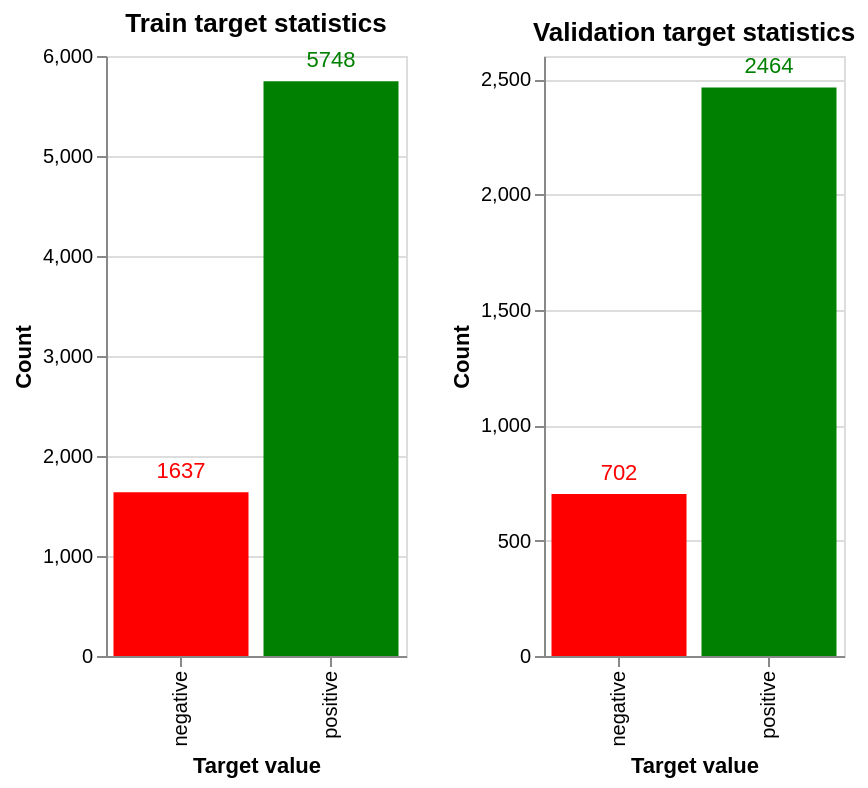

This figure's Vega-Lite source:
### Vega specification from a JSON file in a GitHub repository (floating-point values rounded to 4 significant figures)
{"$schema": "https://vega.github.io/schema/vega/v5.json", "background": "white", "padding": 5, "height": 300, "data": [{"name": "data-c2ca92692c6c098d5039138397e1b9a1", "values": [{"values": "negative", "counts": 1637}, {"values": "positive", "counts": 5748}]}, {"name": "data-98c5aa96621c0ac8fce499508155c3ed", "values": [{"values": "negative", "counts": 702}, {"values": "positive", "counts": 2464}]}, {"name": "data_0", "source": "data-c2ca92692c6c098d5039138397e1b9a1", "transform": [{"type": "filter", "expr": "isValid(datum[\"counts\"]) && isFinite(+datum[\"counts\"])"}]}, {"name": "data_1", "source": "data-98c5aa96621c0ac8fce499508155c3ed", "transform": [{"type": "filter", "expr": "isValid(datum[\"counts\"]) && isFinite(+datum[\"counts\"])"}]}], "signals": [{"name": "childWidth", "value": 150}], "layout": {"padding": 20, "bounds": "full", "align": "each"}, "marks": [{"type": "group", "name": "concat_0_group", "title": {"text": "Train target statistics", "frame": "group"}, "style": "cell", "encode": {"update": {"width": {"signal": "childWidth"}, "height": {"signal": "height"}}}, "marks": [{"name": "concat_0_layer_0_marks", "type": "rect", "style": ["bar"], "from": {"data": "data_0"}, "encode": {"update": {"fill": [{"test": "(datum.values === 'positive')", "value": "green"}, {"value": "red"}], "ariaRoleDescription": {"value": "bar"}, "description": {"signal": "\"Target value: \" + (isValid(datum[\"values\"]) ? datum[\"values\"] : \"\"+datum[\"values\"]) + \"; Count: \" + (format(datum[\"counts\"], \"\"))"}, "x": {"scale": "concat_0_x", "field": "values"}, "width": {"scale": "concat_0_x", "band": 1}, "y": {"scale": "concat_0_y", "field": "counts"}, "y2": {"scale": "concat_0_y", "value": 0}}}}, {"name": "concat_0_layer_1_marks", "type": "text", "style": ["text"], "from": {"data": "data_0"}, "encode": {"update": {"dy": {"value": -10}, "fill": [{"test": "(datum.values === 'positive')", "value": "green"}, {"value": "red"}], "description": {"signal": "\"counts: \" + (format(datum[\"counts\"], \"\")) + \"; Target value: \" + (isValid(datum[\"values\"]) ? datum[\"values\"] : \"\"+datum[\"values\"]) + \"; Count: \" + (format(datum[\"counts\"], \"\"))"}, "x": {"scale": "concat_0_x", "field": "values", "band": 0.5}, "y": {"scale": "concat_0_y", "field": "counts"}, "text": {"signal": "format(datum[\"counts\"], \"\")"}, "align": {"value": "center"}, "baseline": {"value": "middle"}}}}], "axes": [{"scale": "concat_0_y", "orient": "left", "gridScale": "concat_0_x", "grid": true, "tickCount": {"signal": "ceil(height/40)"}, "domain": false, "labels": false, "aria": false, "maxExtent": 0, "minExtent": 0, "ticks": false, "zindex": 0}, {"scale": "concat_0_x", "orient": "bottom", "grid": false, "title": "Target value", "labelAlign": "right", "labelAngle": 270, "labelBaseline": "middle", "zindex": 0}, {"scale": "concat_0_y", "orient": "left", "grid": false, "title": "Count", "labelOverlap": true, "tickCount": {"signal": "ceil(height/40)"}, "zindex": 0}]}, {"type": "group", "name": "concat_1_group", "title": {"text": "Validation target statistics", "frame": "group"}, "style": "cell", "encode": {"update": {"width": {"signal": "childWidth"}, "height": {"signal": "height"}}}, "marks": [{"name": "concat_1_layer_0_marks", "type": "rect", "style": ["bar"], "from": {"data": "data_1"}, "encode": {"update": {"fill": [{"test": "(datum.values === 'positive')", "value": "green"}, {"value": "red"}], "ariaRoleDescription": {"value": "bar"}, "description": {"signal": "\"Target value: \" + (isValid(datum[\"values\"]) ? datum[\"values\"] : \"\"+datum[\"values\"]) + \"; Count: \" + (format(datum[\"counts\"], \"\"))"}, "x": {"scale": "concat_1_x", "field": "values"}, "width": {"scale": "concat_1_x", "band": 1}, "y": {"scale": "concat_1_y", "field": "counts"}, "y2": {"scale": "concat_1_y", "value": 0}}}}, {"name": "concat_1_layer_1_marks", "type": "text", "style": ["text"], "from": {"data": "data_1"}, "encode": {"update": {"dy": {"value": -10}, "fill": [{"test": "(datum.values === 'positive')", "value": "green"}, {"value": "red"}], "description": {"signal": "\"counts: \" + (format(datum[\"counts\"], \"\")) + \"; Target value: \" + (isValid(datum[\"values\"]) ? datum[\"values\"] : \"\"+datum[\"values\"]) + \"; Count: \" + (format(datum[\"counts\"], \"\"))"}, "x": {"scale": "concat_1_x", "field": "values", "band": 0.5}, "y": {"scale": "concat_1_y", "field": "counts"}, "text": {"signal": "format(datum[\"counts\"], \"\")"}, "align": {"value": "center"}, "baseline": {"value": "middle"}}}}], "axes": [{"scale": "concat_1_y", "orient": "left", "gridScale": "concat_1_x", "grid": true, "tickCount": {"signal": "ceil(height/40)"}, "domain": false, "labels": false, "aria": false, "maxExtent": 0, "minExtent": 0, "ticks": false, "zindex": 0}, {"scale": "concat_1_x", "orient": "bottom", "grid": false, "title": "Target value", "labelAlign": "right", "labelAngle": 270, "labelBaseline": "middle", "zindex": 0}, {"scale": "concat_1_y", "orient": "left", "grid": false, "title": "Count", "labelOverlap": true, "tickCount": {"signal": "ceil(height/40)"}, "zindex": 0}]}], "scales": [{"name": "concat_0_x", "type": "band", "domain": {"data": "data_0", "field": "values", "sort": true}, "range": [0, {"signal": "childWidth"}], "paddingInner": 0.1, "paddingOuter": 0.05}, {"name": "concat_0_y", "type": "linear", "domain": {"data": "data_0", "field": "counts"}, "range": [{"signal": "height"}, 0], "nice": true, "zero": true}, {"name": "concat_1_x", "type": "band", "domain": {"data": "data_1", "field": "values", "sort": true}, "range": [0, {"signal": "childWidth"}], "paddingInner": 0.1, "paddingOuter": 0.05}, {"name": "concat_1_y", "type": "linear", "domain": {"data": "data_1", "field": "counts"}, "range": [{"signal": "height"}, 0], "nice": true, "zero": true}]}
